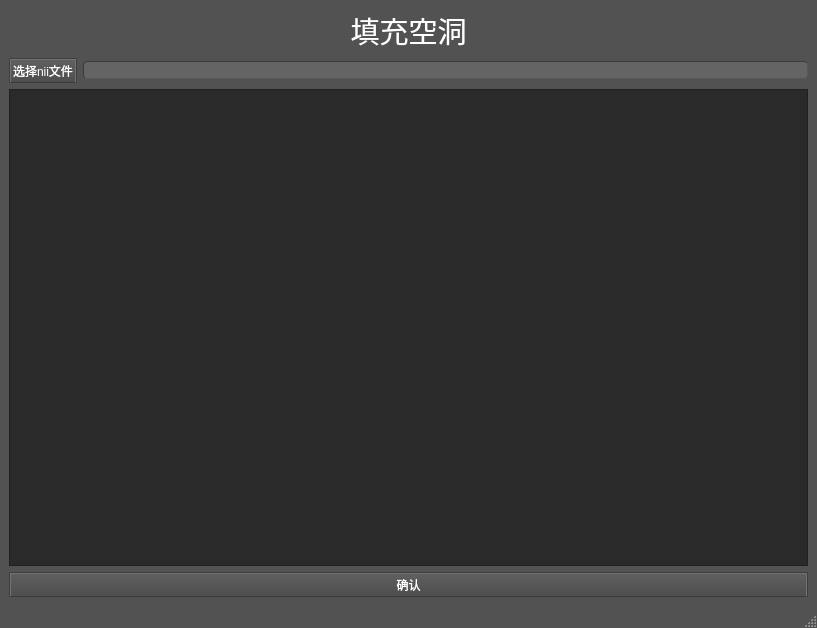
<?xml version="1.0" encoding="UTF-8"?>
<ui version="4.0">
 <class>MainWindow</class>
 <widget class="QMainWindow" name="MainWindow">
  <property name="geometry">
   <rect>
    <x>0</x>
    <y>0</y>
    <width>817</width>
    <height>628</height>
   </rect>
  </property>
  <property name="windowTitle">
   <string>MainWindow</string>
  </property>
  <property name="styleSheet">
   <string notr="true">/*
ElegantDark Style Sheet for QT Applications
Author: Jaime A. Quiroga P.
Company: GTRONICK
Last updated: 17/04/2018
Available at: https://github.com/GTRONICK/QSS/blob/master/ElegantDark.qss
*/
QMainWindow {
	background-color:rgb(82, 82, 82);
}
QTextEdit {
	background-color:rgb(42, 42, 42);
	color: rgb(0, 255, 0);
}
QPushButton{
	border-style: outset;
	border-width: 2px;
	border-top-color: qlineargradient(spread:pad, x1:0.5, y1:0.6, x2:0.5, y2:0.4, stop:0 rgba(115, 115, 115, 255), stop:1 rgba(62, 62, 62, 255));
	border-right-color: qlineargradient(spread:pad, x1:0.4, y1:0.5, x2:0.6, y2:0.5, stop:0 rgba(115, 115, 115, 255), stop:1 rgba(62, 62, 62, 255));
	border-left-color: qlineargradient(spread:pad, x1:0.6, y1:0.5, x2:0.4, y2:0.5, stop:0 rgba(115, 115, 115, 255), stop:1 rgba(62, 62, 62, 255));
	border-bottom-color: rgb(58, 58, 58);
	border-bottom-width: 1px;
	border-style: solid;
	color: rgb(255, 255, 255);
	padding: 2px;
	background-color: qlineargradient(spread:pad, x1:0.5, y1:1, x2:0.5, y2:0, stop:0 rgba(77, 77, 77, 255), stop:1 rgba(97, 97, 97, 255));
}
QPushButton:hover{
	border-style: outset;
	border-width: 2px;
	border-top-color: qlineargradient(spread:pad, x1:0.5, y1:0.6, x2:0.5, y2:0.4, stop:0 rgba(180, 180, 180, 255), stop:1 rgba(110, 110, 110, 255));
	border-right-color: qlineargradient(spread:pad, x1:0.4, y1:0.5, x2:0.6, y2:0.5, stop:0 rgba(180, 180, 180, 255), stop:1 rgba(110, 110, 110, 255));
	border-left-color: qlineargradient(spread:pad, x1:0.6, y1:0.5, x2:0.4, y2:0.5, stop:0 rgba(180, 180, 180, 255), stop:1 rgba(110, 110, 110, 255));
	border-bottom-color: rgb(115, 115, 115);
	border-bottom-width: 1px;
	border-style: solid;
	color: rgb(255, 255, 255);
	padding: 2px;
	background-color: qlineargradient(spread:pad, x1:0.5, y1:1, x2:0.5, y2:0, stop:0 rgba(107, 107, 107, 255), stop:1 rgba(157, 157, 157, 255));
}
QPushButton:pressed{
	border-style: outset;
	border-width: 2px;
	border-top-color: qlineargradient(spread:pad, x1:0.5, y1:0.6, x2:0.5, y2:0.4, stop:0 rgba(62, 62, 62, 255), stop:1 rgba(22, 22, 22, 255));
	border-right-color: qlineargradient(spread:pad, x1:0.4, y1:0.5, x2:0.6, y2:0.5, stop:0 rgba(115, 115, 115, 255), stop:1 rgba(62, 62, 62, 255));
	border-left-color: qlineargradient(spread:pad, x1:0.6, y1:0.5, x2:0.4, y2:0.5, stop:0 rgba(115, 115, 115, 255), stop:1 rgba(62, 62, 62, 255));
	border-bottom-color: rgb(58, 58, 58);
	border-bottom-width: 1px;
	border-style: solid;
	color: rgb(255, 255, 255);
	padding: 2px;
	background-color: qlineargradient(spread:pad, x1:0.5, y1:1, x2:0.5, y2:0, stop:0 rgba(77, 77, 77, 255), stop:1 rgba(97, 97, 97, 255));
}
QPushButton:disabled{
	border-style: outset;
	border-width: 2px;
	border-top-color: qlineargradient(spread:pad, x1:0.5, y1:0.6, x2:0.5, y2:0.4, stop:0 rgba(115, 115, 115, 255), stop:1 rgba(62, 62, 62, 255));
	border-right-color: qlineargradient(spread:pad, x1:0.4, y1:0.5, x2:0.6, y2:0.5, stop:0 rgba(115, 115, 115, 255), stop:1 rgba(62, 62, 62, 255));
	border-left-color: qlineargradient(spread:pad, x1:0.6, y1:0.5, x2:0.4, y2:0.5, stop:0 rgba(115, 115, 115, 255), stop:1 rgba(62, 62, 62, 255));
	border-bottom-color: rgb(58, 58, 58);
	border-bottom-width: 1px;
	border-style: solid;
	color: rgb(0, 0, 0);
	padding: 2px;
	background-color: qlineargradient(spread:pad, x1:0.5, y1:1, x2:0.5, y2:0, stop:0 rgba(57, 57, 57, 255), stop:1 rgba(77, 77, 77, 255));
}
QLineEdit {
	border-width: 1px; border-radius: 4px;
	border-color: rgb(58, 58, 58);
	border-style: inset;
	padding: 0 8px;
	color: rgb(255, 255, 255);
	background:rgb(100, 100, 100);
	selection-background-color: rgb(187, 187, 187);
	selection-color: rgb(60, 63, 65);
}
QLabel {
	color:rgb(255,255,255);	
}
QProgressBar {
	text-align: center;
	color: rgb(240, 240, 240);
	border-width: 1px; 
	border-radius: 10px;
	border-color: rgb(58, 58, 58);
	border-style: inset;
	background-color:rgb(77,77,77);
}
QProgressBar::chunk {
	background-color: qlineargradient(spread:pad, x1:0.5, y1:0.7, x2:0.5, y2:0.3, stop:0 rgba(87, 97, 106, 255), stop:1 rgba(93, 103, 113, 255));
	border-radius: 5px;
}
QMenuBar {
	background:rgb(82, 82, 82);
}
QMenuBar::item {
	color:rgb(223,219,210);
	spacing: 3px;
	padding: 1px 4px;
	background: transparent;
}

QMenuBar::item:selected {
	background:rgb(115, 115, 115);
}
QMenu::item:selected {
	color:rgb(255,255,255);
	border-width:2px;
	border-style:solid;
	padding-left:18px;
	padding-right:8px;
	padding-top:2px;
	padding-bottom:3px;
	background:qlineargradient(spread:pad, x1:0.5, y1:0.7, x2:0.5, y2:0.3, stop:0 rgba(87, 97, 106, 255), stop:1 rgba(93, 103, 113, 255));
	border-top-color: qlineargradient(spread:pad, x1:0.5, y1:0.6, x2:0.5, y2:0.4, stop:0 rgba(115, 115, 115, 255), stop:1 rgba(62, 62, 62, 255));
	border-right-color: qlineargradient(spread:pad, x1:0.4, y1:0.5, x2:0.6, y2:0.5, stop:0 rgba(115, 115, 115, 255), stop:1 rgba(62, 62, 62, 255));
	border-left-color: qlineargradient(spread:pad, x1:0.6, y1:0.5, x2:0.4, y2:0.5, stop:0 rgba(115, 115, 115, 255), stop:1 rgba(62, 62, 62, 255));
	border-bottom-color: rgb(58, 58, 58);
	border-bottom-width: 1px;
}
QMenu::item {
	color:rgb(223,219,210);
	background-color:rgb(78,78,78);
	padding-left:20px;
	padding-top:4px;
	padding-bottom:4px;
	padding-right:10px;
}
QMenu{
	background-color:rgb(78,78,78);
}
QTabWidget {
	color:rgb(0,0,0);
	background-color:rgb(247,246,246);
}
QTabWidget::pane {
		border-color: rgb(77,77,77);
		background-color:rgb(101,101,101);
		border-style: solid;
		border-width: 1px;
    	border-radius: 6px;
}
QTabBar::tab {
	padding:2px;
	color:rgb(250,250,250);
  	background-color: qlineargradient(spread:pad, x1:0.5, y1:1, x2:0.5, y2:0, stop:0 rgba(77, 77, 77, 255), stop:1 rgba(97, 97, 97, 255));
	border-style: solid;
	border-width: 2px;
  	border-top-right-radius:4px;
   border-top-left-radius:4px;
	border-top-color: qlineargradient(spread:pad, x1:0.5, y1:0.6, x2:0.5, y2:0.4, stop:0 rgba(115, 115, 115, 255), stop:1 rgba(95, 92, 93, 255));
	border-right-color: qlineargradient(spread:pad, x1:0.4, y1:0.5, x2:0.6, y2:0.5, stop:0 rgba(115, 115, 115, 255), stop:1 rgba(95, 92, 93, 255));
	border-left-color: qlineargradient(spread:pad, x1:0.6, y1:0.5, x2:0.4, y2:0.5, stop:0 rgba(115, 115, 115, 255), stop:1 rgba(95, 92, 93, 255));
	border-bottom-color: rgb(101,101,101);
}
QTabBar::tab:selected, QTabBar::tab:last:selected, QTabBar::tab:hover {
  	background-color:rgb(101,101,101);
  	margin-left: 0px;
  	margin-right: 1px;
}
QTabBar::tab:!selected {
    	margin-top: 1px;
		margin-right: 1px;
}
QCheckBox {
	color:rgb(223,219,210);
	padding: 2px;
}
QCheckBox:hover {
	border-radius:4px;
	border-style:solid;
	padding-left: 1px;
	padding-right: 1px;
	padding-bottom: 1px;
	padding-top: 1px;
	border-width:1px;
	border-color: rgb(87, 97, 106);
	background-color:qlineargradient(spread:pad, x1:0.5, y1:0.7, x2:0.5, y2:0.3, stop:0 rgba(87, 97, 106, 150), stop:1 rgba(93, 103, 113, 150));
}
QCheckBox::indicator:checked {
	border-radius:4px;
	border-style:solid;
	border-width:1px;
	border-color: rgb(180,180,180);
  	background-color:qlineargradient(spread:pad, x1:0.5, y1:0.7, x2:0.5, y2:0.3, stop:0 rgba(87, 97, 106, 255), stop:1 rgba(93, 103, 113, 255));
}
QCheckBox::indicator:unchecked {
	border-radius:4px;
	border-style:solid;
	border-width:1px;
	border-color: rgb(87, 97, 106);
  	background-color:rgb(255,255,255);
}
QStatusBar {
	color:rgb(240,240,240);
}</string>
  </property>
  <widget class="QWidget" name="centralwidget">
   <layout class="QVBoxLayout" name="verticalLayout">
    <item>
     <widget class="QLabel" name="label">
      <property name="font">
       <font>
        <pointsize>22</pointsize>
       </font>
      </property>
      <property name="text">
       <string>填充空洞</string>
      </property>
      <property name="alignment">
       <set>Qt::AlignCenter</set>
      </property>
     </widget>
    </item>
    <item>
     <layout class="QHBoxLayout" name="horizontalLayout">
      <item>
       <widget class="QPushButton" name="pushButton">
        <property name="text">
         <string>选择nii文件</string>
        </property>
       </widget>
      </item>
      <item>
       <widget class="QLineEdit" name="lineEdit"/>
      </item>
     </layout>
    </item>
    <item>
     <widget class="QTextEdit" name="textEdit"/>
    </item>
    <item>
     <widget class="QPushButton" name="pushButton_2">
      <property name="text">
       <string>确认</string>
      </property>
     </widget>
    </item>
   </layout>
  </widget>
  <widget class="QMenuBar" name="menubar">
   <property name="geometry">
    <rect>
     <x>0</x>
     <y>0</y>
     <width>817</width>
     <height>20</height>
    </rect>
   </property>
  </widget>
  <widget class="QStatusBar" name="statusbar"/>
 </widget>
 <resources/>
 <connections/>
</ui>
